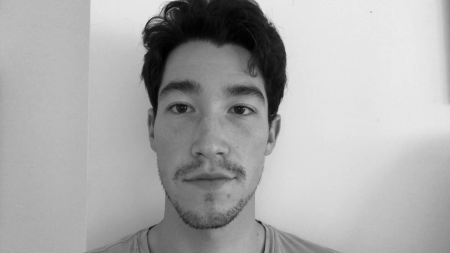
#> input picture Face-recognition-via-SVD-and-PCA/target_imgs/Ben2.png, 450 x 253 px; its folder holds only this picture in this run
$ python image_preprocessing.py   (older library calls are emulated)
#> lines starting #> are read from the running program, lines starting #| are printed output that depends on the picture
### Face-recognition-via-SVD-and-PCA/helpers.py
import numpy as np
import cv2

######################################
# CONSTANTS
######################################

# Target Width and Height of the face photo
W, H = 50, 50

# Target imgs folder, pre-processed imgs, "result" folder to save intermediate results
imgs_dir, pre_processed_imgs_dir, res_dir = 'target_imgs', 'pre-processed-imgs', 'result'

faceCascade = cv2.CascadeClassifier('haarcascade_frontalface.xml')

######################################
# Helpers
######################################


def detect_face(img_gray):
    global faceCascade

    detected_face_gray_resized, detected_face_coords = None, None
    detected_faces = faceCascade.detectMultiScale(img_gray, scaleFactor=1.1, minNeighbors=5, minSize=(30, 30))#, flags=cv2.cv2.CV_HAAR_SCALE_IMAGE)

    # Find the biggest face coordinates
    largest_info = find_larget_face(detected_faces)

    if largest_info is not None:
        (x, y, w, h) = largest_info
        detected_face_coords = largest_info  # copy location of largeest face (x,y,w,h)

        face_cropped = img_gray[y:y + h, x:x + w]  # crop and fetch only face
        detected_face_gray_resized = cv2.resize(face_cropped, (W, H))  # resize the largest face

    return detected_face_gray_resized, detected_face_coords


def calculate_area(rect):
    ''' Caclulate the area of the region (e.g. detected face) '''
    x, y, w, h = rect
    area = w * h
    return area


def find_larget_face(detected_faces):
    ''' Find the largest face among all detected faces '''
    # No faces found
    if len(detected_faces) == 0:
        print('No faces found!')
        return None

    areas = [calculate_area(face) for face in detected_faces]
    max_index = np.argmax(areas)
    largest_face = detected_faces[max_index]
    return largest_face

### Face-recognition-via-SVD-and-PCA/image_preprocessing.py
import os
import numpy as np
import cv2
from helpers import *


# Images to be pre-processed
#imgs_dir = '/home/diego/Escritorio/Truora/FaceRecognition-20191015T010452Z-001/FaceRecognition/BenRostro'
f_list = [f for f in os.listdir(imgs_dir) if os.path.isfile(os.path.join(imgs_dir, f))]

print('Start do pre-processing on the images...')

# Start pre-processing (find face, make image grayscale + resize them to fixed size WxH)
for file_name in f_list:
    img_gray = cv2.imread(os.path.join(imgs_dir, file_name), 0)  # read image as grayscale
#> img_gray is the input picture: shape (253, 450); min 0, max 236, mean 170.4

    # Try to detect face
    detected_face_gray, detected_face_coords = detect_face(img_gray)
#> in detect_face, `detected_faces = faceCascade.detectMultiScale(img_gray, scaleFactor=1...`: detected_faces = [[130, 44, 164, 164]]
#> in find_larget_face, `areas = [calculate_area(face) for face in detected_faces]`: areas = [26896]
#> in find_larget_face, `max_index = np.argmax(areas)`: max_index = 0
#> in find_larget_face, `largest_face = detected_faces[max_index]`: largest_face = [130, 44, 164, 164]
#> in detect_face, `(x, y, w, h) = largest_info`: x = 130; y = 44; w = 164
#> in detect_face, `detected_face_coords = largest_info`: detected_face_coords = [130, 44, 164, 164]
#> in detect_face, `face_cropped = img_gray[y:y + h, x:x + w]`:
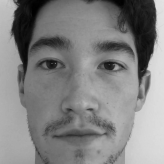
#> face_cropped: shape (164, 164); min 0, max 227, mean 129.9
#> in detect_face, `detected_face_gray_resized = cv2.resize(face_cropped, (W, H))`:
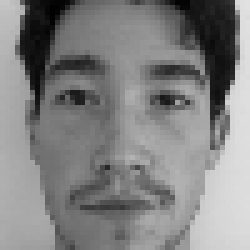
#> detected_face_gray_resized: shape (50, 50) (shown 5 times larger); min 1, max 225, mean 129.7
#> detected_face_coords = [130, 44, 164, 164]

    # If found, save it (the image will already be resized and grayscale)
    if detected_face_gray is not None:
        # cv2.imshow('',detected_face_gray)
        # cv2.waitKey(0)
        path_to_new_img = os.path.join(pre_processed_imgs_dir, file_name)
        cv2.imwrite(path_to_new_img, detected_face_gray)
    else:
        print("Face on the image %s was not found!" % file_name)

print('Finished doing pre-processing.')

$ run again, on Face-recognition-via-SVD-and-PCA/target_imgs/George1.png
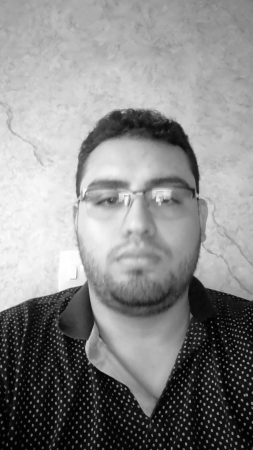
#> input picture Face-recognition-via-SVD-and-PCA/target_imgs/George1.png, 253 x 450 px
#> img_gray is the input picture: shape (450, 253); min 1, max 255, mean 137.1
#> detected_faces = [[63, 143, 147, 147]]
#> areas = [21609]
#> max_index = 0
#> largest_face = [63, 143, 147, 147]
#> x = 63; y = 143; w = 147
#> in detect_face, `detected_face_coords = largest_info`: detected_face_coords = [63, 143, 147, 147]
#> in detect_face, `face_cropped = img_gray[y:y + h, x:x + w]`:
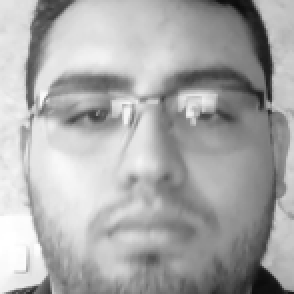
#> face_cropped: shape (147, 147) (shown 2 times larger); min 10, max 255, mean 169.9
#> in detect_face, `detected_face_gray_resized = cv2.resize(face_cropped, (W, H))`:
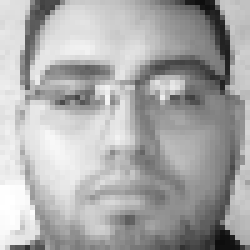
#> detected_face_gray_resized: shape (50, 50) (shown 5 times larger); min 13, max 255, mean 169.8
